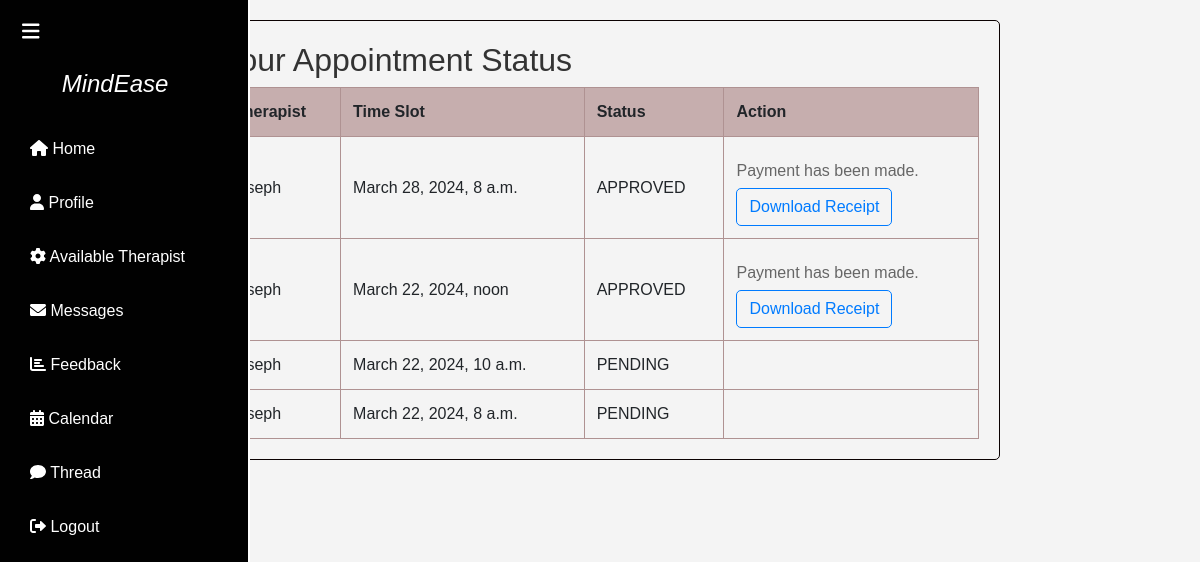
Page /view_appointment_status/ (signed in) on the committed database.
### app1/models.py (models this page shows, shortened)
class Appointment(models.Model):
    user = models.ForeignKey(User, on_delete=models.CASCADE, related_name='appointments')
    therapist = models.ForeignKey(User, on_delete=models.CASCADE, related_name='approved_appointments')
    time_slot = models.ForeignKey('TimeSlot', on_delete=models.CASCADE)
    status = models.CharField(max_length=20, choices=[('PENDING', 'Pending'), ('APPROVED', 'Approved')], default='PENDING')
    status_change_notification = models.BooleanField(default=False)
    PAYMENT_STATUS_CHOICES = [
        ('PENDING', 'Pending'),
        ('PAID', 'Paid'),
        ('FAILED', 'Failed'),
    ]
    payment_status = models.CharField(max_length=10, choices=PAYMENT_STATUS_CHOICES, default='PENDING')
    razorpay_payment_id = models.CharField(max_length=100, blank=True, null=True)
    payment_id = models.CharField(max_length=100, blank=True, null=True)

class User(AbstractUser):
    class Role(models.TextChoices):
        ADMIN = "ADMIN", "Admin"
        THERAPIST = "THERAPIST", "Therapist"
        USER = "USER", "User"
    role = models.CharField(max_length=50, choices=Role.choices)
    phone_number = models.CharField(max_length=15, blank=True, null=True)
    dob = models.DateField(blank=True, null=True)
    location = models.CharField(max_length=255, blank=True, null=True)
    qualification = models.CharField(max_length=255, blank=True, null=True)
    description = models.TextField(blank=True, null=True)
    specialization = models.CharField(max_length=255, blank=True, null=True)
    is_approved = models.BooleanField(default=False)
    is_therapist = models.BooleanField(default=False)
    profile_picture = models.ImageField(upload_to='profile_pics/', blank=True, null=True)

class TimeSlot(models.Model):
    class SessionType(models.TextChoices):
        MORNING = "MORNING", "Morning Session"
        AFTERNOON = "AFTERNOON", "Afternoon Session"
    TIME_SLOTS = [
        ("8-9", "8:00 AM - 9:00 AM"),
        ("9-10", "9:00 AM - 10:00 AM"),
        ("10-11", "10:00 AM - 11:00 AM"),
        ("12-1", "12:00 PM - 1:00 PM"),
        ("1-2", "1:00 PM - 2:00 PM"),
        ("2-3", "2:00 PM - 3:00 PM"),
        ("3-4", "3:00 PM - 4:00 PM"),
    ]
    therapist = models.ForeignKey(User, on_delete=models.CASCADE, related_name='available_time_slots')
    time_slot = models.CharField(max_length=5, choices=TIME_SLOTS, null=True)
    start_time = models.DateTimeField()
    end_time = models.DateTimeField()
    session_type = models.CharField(max_length=50, choices=SessionType.choices, null=True)
    is_booked = models.BooleanField(default=False)

### app1/views.py (the view)
# urls.py: path('view_appointment_status/', views.view_appointment_status, name='view_appointment_status'),
@login_required
def view_appointment_status(request):
    user = request.user
    appointments = Appointment.objects.filter(user=user)
    return render(request, 'view_appointment_status.html', {'appointments': appointments})

### templates/view_appointment_status.html (shortened to what this page needs)
<!DOCTYPE html>
<html lang="en">
<head>
  <link href="https://cdn.jsdelivr.net/npm/bootstrap@5.3.0/dist/css/bootstrap.min.css" rel="stylesheet">
  <link href="https://cdnjs.cloudflare.com/ajax/libs/font-awesome/6.0.0/css/all.min.css" rel="stylesheet">
<link href="https://cdnjs.cloudflare.com/ajax/libs/font-awesome/6.0.0/css/all.min.css" rel="stylesheet">
</head>
<body>
<div class="wrapper">
  <nav id="sidebar">
    <div class="sidebar-header">
      <strong><i><h3 id="brand">&nbsp;&nbsp;&nbsp;&nbsp;&nbsp;&nbsp;&nbsp;MindEase</h3></i></strong>
    </div>
    <div id="sidebar-content">
      <ul class="list-unstyled components">
        <li>
          <a href="/Tdash" class="sidebar-link">
            <i class="fas fa-home"></i> <span class="sidebar-content-text">Home</span>
          </a>
        </li>
        <li>
          <a href='/update_profile' class="sidebar-link">
            <i class="fas fa-user"></i> <span class="sidebar-content-text">Profile</span>
          </a>
        </li>
        <li>
          <a href="{% url 'view_time_slots' %}" class="sidebar-link">
            <i class="fas fa-cog"></i> <span class="sidebar-content-text">Available Therapist</span>
          </a>
        </li>
        <li>
          <a href="#" class="sidebar-link">
            <i class="fas fa-envelope"></i> <span class="sidebar-content-text">Messages</span>
          </a>
        </li>
        <li>
          <a href="/write_experience" class="sidebar-link">
            <i class="fas fa-chart-bar"></i> <span class="sidebar-content-text">Feedback</span>
          </a>
        </li>
        <li>
          <a href="#" class="sidebar-link">
            <i class="fas fa-calendar-alt"></i> <span class="sidebar-content-text">Calendar</span>
          </a>
        </li>
        <li>
          <a href="/threads" class="sidebar-link">
            <i class="fas fa-comment"></i> <span class="sidebar-content-text">Thread</span>
          </a>
        </li>
        <li>
          <a href="{% url 'logout' %}" class="sidebar-link">
            <i class="fas fa-sign-out-alt"></i> <span class="sidebar-content-text">Logout</span>
          </a>
        </li>
      </ul>
    </div>
    <button type="button" id="sidebarCollapse" class="btn btn-dark">
      <i class="fas fa-bars"></i>
    </button>
  </nav>
  <!DOCTYPE html>
<html lang="en">
<head>
    <link href="https://cdnjs.cloudflare.com/ajax/libs/font-awesome/6.0.0/css/all.min.css" rel="stylesheet">
</head>
<!DOCTYPE html>
<html lang="en">
<head>
    <link rel="stylesheet" href="https://cdnjs.cloudflare.com/ajax/libs/font-awesome/6.0.0/css/all.min.css">
</head>
<body>
<div class="container">
    <h2>Your Appointment Status</h2>
    {% if appointments %}
    <table>
        <thead>
            <tr>
                <th>Therapist</th>
                <th>Time Slot</th>
                <th>Status</th>
                <th>Action</th>
            </tr>
        </thead>
        <tbody>
            {% for appointment in appointments %}
            <tr id="appointment_{{ appointment.id }}">
                <td>{{ appointment.therapist.username }}</td>
                <td>{{ appointment.time_slot.start_time }}</td>
                <td>{{ appointment.status }}</td>
                <td>
                    {% if appointment.status == 'APPROVED' %}
                    <div class="action">
                        <p>Payment has been made.</p>
                        <a href="{% url 'download_receipt' appointment.id %}" id="download-receipt">Download Receipt</a>
                    </div>
                    {% endif %}
                </td>
            </tr>
            {% endfor %}
        </tbody>
    </table>
    {% else %}
    <p>No appointments found.</p>
    {% endif %}
</div>
</body>
</html>
</body>
</html>
</body>
</html>

### templates/view_appointment_status.html (style rules this page uses)
body { font-family: 'Arial', sans-serif; margin: 0; }
.wrapper { display: flex; position: relative; }
#sidebar { height: 100vh; width: 250px; position: fixed; top: 0; left: 0; background-color: #010101; padding-top: 20px; color: #fff; transition: all 0.3s; border-right: 2px solid #fff; }
#sidebar-content { padding: 20px; }
.sidebar-link { padding: 10px; text-decoration: none; color: #fff; display: block; margin-bottom: 10px; }
#sidebarCollapse { position: fixed; top: 10px; left: 10px; z-index: 1; background: none; border: none; color: #fff; font-size: 20px; cursor: pointer; transition: all 0.3s; }
#brand { margin-left: 15px; font-size: 1.5em; }
body { font-family: Arial, sans-serif; background-color: #f4f4f4; margin: 0; padding: 20px; align-items: center; }
h2 { color: #333; }
p { color: #666; }
.container { border: 1px solid #0b0101; border-radius: 5px; padding: 20px; max-width: 800px; margin: 0 auto; overflow-x: auto; }
table { width: 100%; border-collapse: collapse; }
th, td { border: 1px solid #af9292; padding: 12px; text-align: left; }
th { background-color: #c6aeae; }
.action { margin-top: 10px; }
.action p { margin: 5px 0; }
.action a { display: inline-block; padding: 6px 12px; text-decoration: none; color: #007bff; border: 1px solid #007bff; border-radius: 5px; transition: background-color 0.3s, color 0.3s; }

### rows in the picture
Appointment: therapist.username "joseph", time_slot.start_time "March 28, 2024, 8 a.m.", status "APPROVED", shows "Payment has been made."
Appointment: therapist.username "joseph", time_slot.start_time "March 22, 2024, noon", status "APPROVED", shows "Payment has been made."
Appointment: therapist.username "joseph", time_slot.start_time "March 22, 2024, 10 a.m.", status "PENDING"
Appointment: therapist.username "joseph", time_slot.start_time "March 22, 2024, 8 a.m.", status "PENDING"
